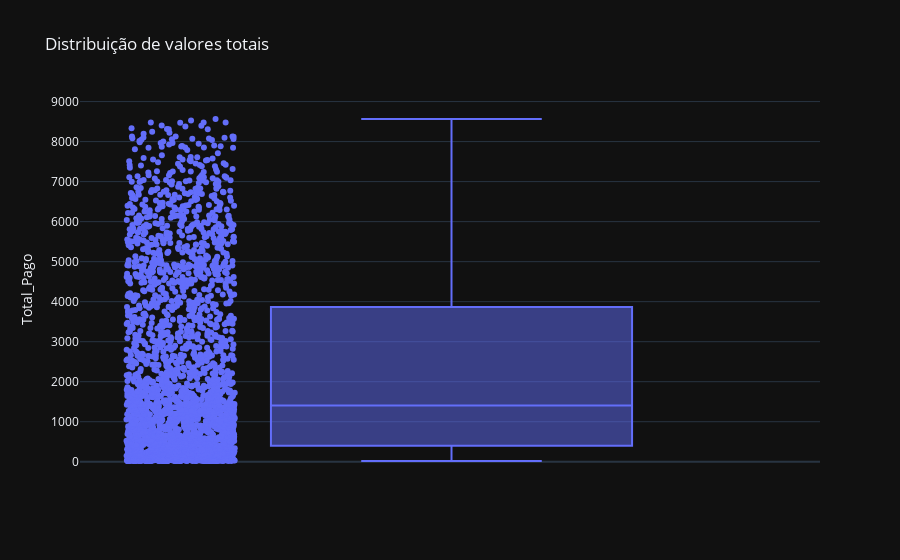

Here is the notebook cell this chart was saved with:
### Code cell
# verificação se total pago apresenta outliers
fig = px.box(df, y = 'Total_Pago',
             points ="all",
             title = 'Distribuição de valores totais')
fig.show()

### Figure 1 — Plotly figure (JSON) as saved in the notebook; plotly's stock layout.template omitted (floating-point values rounded to 4 significant figures; data arrays with more than 128 entries replaced by an {"elided": "..."} marker saying what was removed)
{"data": [{"alignmentgroup": "True", "boxpoints": "all", "hovertemplate": "Total_Pago=%{y}<extra></extra>", "legendgroup": "", "marker": {"color": "#636efa"}, "name": "", "notched": false, "offsetgroup": "", "orientation": "v", "showlegend": false, "x0": " ", "xaxis": "x", "y": {"elided": "2488 float values"}, "y0": " ", "yaxis": "y", "type": "box"}], "layout": {"xaxis": {"anchor": "y", "domain": [0.0, 1.0]}, "yaxis": {"anchor": "x", "domain": [0.0, 1.0], "title": {"text": "Total_Pago"}}, "legend": {"tracegroupgap": 0}, "title": {"text": "Distribuição de valores totais"}, "boxmode": "group"}}
